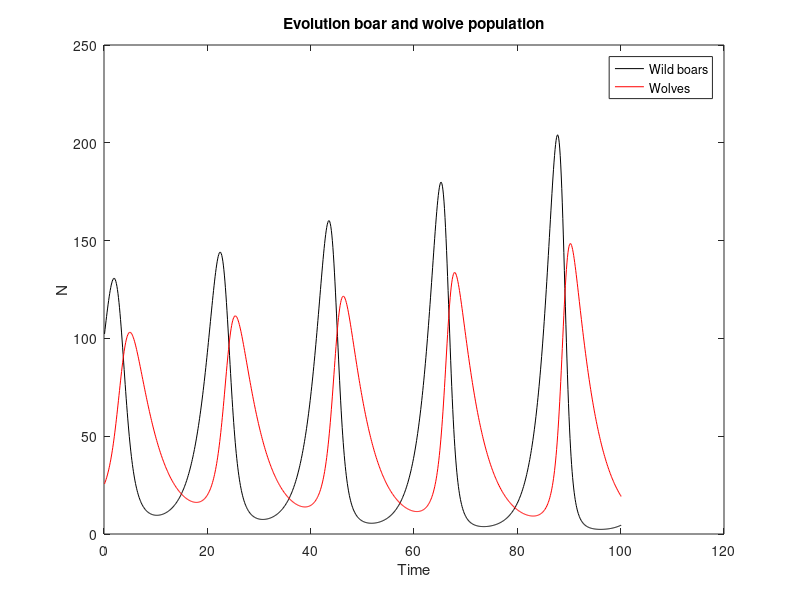
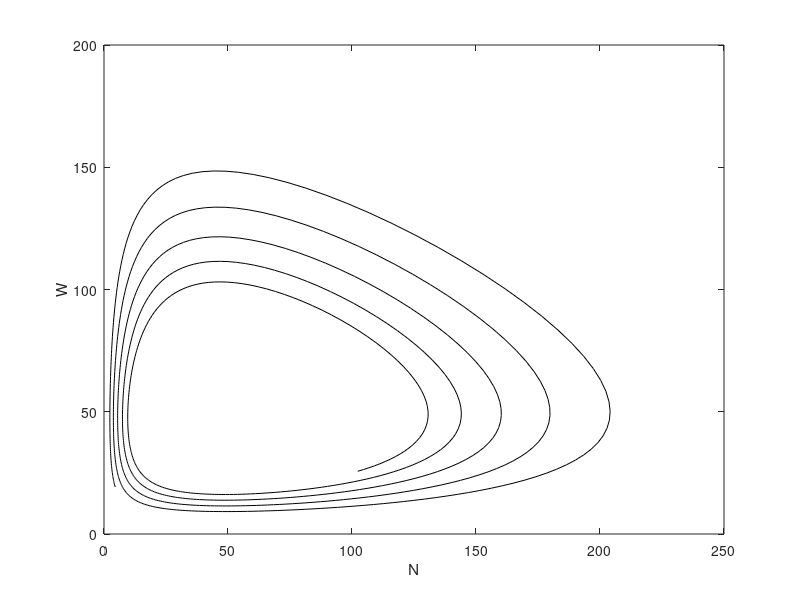
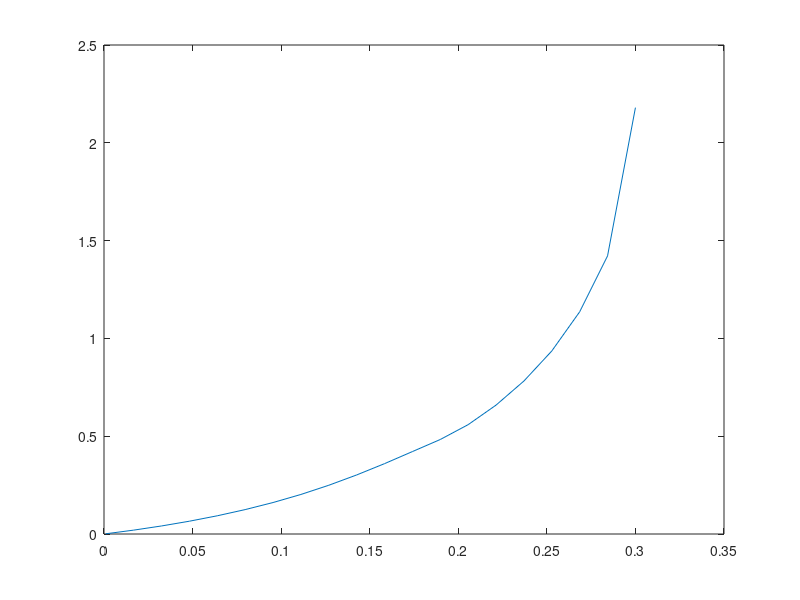

Here is the MATLAB script that generated these plots, in order: (Note: this script raises an error after producing the figures.)
% Solve the boar population with wolves!
clearvars
clc
close all

r=0.48;
c=0.01;
d=0.24;
e=0.005; % how much wild boars a wolve should eat to reproduce

N_ini=100;
W_ini=25;

N_store=[];
W_store=[];
T_store=[];

N = N_ini;
W = W_ini;
time = 0;
iter = 0;
dt=0.1; %years small dt to keep it in balance

%% Numerical

while time<100
    iter = iter+1;
    time=time+dt;
    dN=r.*N-c.*W.*N;
    dW=-d.*W+e.*N.*W;
    N=N+dN*dt;
    W=W+dW*dt;
    N_store(iter)=N;
    W_store(iter)=W;
    T_store(iter)=time;
end

figure;
plot(T_store,N_store, 'k')
hold on
plot(T_store,W_store,'r')

xlabel('Time');
ylabel('N');
legend('Wild boars','Wolves')
title('Evolution boar and wolve population')

figure;
plot(N_store,W_store, 'k')
xlabel('N')
ylabel('W')

%% Analytic error: check correctness of numerical solutions
Fcheck=@(N,W,r,c,d,e) d*log(N)-e*N+r*log(W)-c*W;

% calculate constant using initial values
Cst=Fcheck(N_ini,W_ini,r,c,d,e);

% Correct numerical solutions? Depends on dt!
Diff_Num_An=Cst-Fcheck(N_store,W_store,r,c,d,e);

time = 0;
iter = 0;
steps=linspace(0.001,0.3,20);
RMSE=zeros(1,length(steps));

close all

for i=1:numel(steps)
    dt=steps(i);
    N_store=[];
    W_store=[];
    T_store=[];
    N = N_ini;
    W = W_ini;
    time = 0;
    iter = 0;
    
    while time<100
        iter = iter+1;
        time=time+dt;
        dN=r.*N-c.*W.*N;
        dW=-d.*W+e.*N.*W;
        N=N+dN*dt;
        W=W+dW*dt;
        N_store(iter)=N;
        W_store(iter)=W;
        T_store(iter)=time;
    end

    Diff_Num_An=Cst-Fcheck(N_store,W_store,r,c,d,e);
    RMSE(i)=(sum((Diff_Num_An).^2)/length(T_store)).^0.5;
    
end

figure;
plot(steps,RMSE);

%% ode45
tspan=[0 100];
y0=[N_ini; W_ini];
%odefun = @(t,y) [ry(1)-cy(2)*y(1);-dy(2)+ey(1)*y(2)];
[t,y]=ode45(@(t,y) odefun(t,y,r,c,d,e),tspan,y0);

figure;
plot(t,y(:,1));
hold on
plot(t,y(:,2));
xlabel('Time');
ylabel('N');
legend('Wild boars','Wolves')
title('Evolution boar and wolf population')

figure;
plot(y(:,1),y(:,2), 'k')
xlabel('N')
ylabel('W')
title('Boars versus Wolves')

%% Human hunting
h = 0.50;
odefun2 = @(t,y) [r*y(1)-c*y(2)*y(1)-h;-d*y(2)+e*y(1)*y(2)];
[t2,y2]=ode45(odefun2,tspan,y0);

figure;
plot(t2,y2(:,1));
hold on
plot(t2,y2(:,2));
xlabel('Time');
ylabel('N');
legend('Wild boars','Wolves')
title('Evolution boar and wolf population')

figure;
plot(y2(:,1),y2(:,2), 'k')
xlabel('N')
ylabel('W')
title('Boars versus Wolves')

%% Smart hunting
alpha=0.1;

odefun2 = @(t,y) [r*y(1)-c*y(2)*y(1)-alpha*y(1);-d*y(2)+e*y(1)*y(2)];
[t2,y2]=ode45(odefun2,tspan,y0);

figure;
plot(t2,y2(:,1));
hold on
plot(t2,y2(:,2));
xlabel('Time');
ylabel('N');
legend('Wild boars','Wolves')
title('Evolution boar and wolf population')

figure;
plot(y2(:,1),y2(:,2), 'k')
xlabel('N')
ylabel('W')
title('Boars versus Wolves')

%% Roe deer
r=0.48;
c=0.01;
d=0.24;
e=0.005;
r2=0.48;
c2=0.01;
e2=0.005;

alpha=0.1; % hunting

N_ini=100;
W_ini=25;
R_ini=80;

N_store=[];
W_store=[];
R_store=[];
T_store=[];

N = N_ini;
W = W_ini;
R=R_ini;
time = 0;
iter = 0;
dt=0.01;

tspan=[0 100];
y0=[N_ini; W_ini;R_ini];

odefun3 = @(t,y) [r*y(1)-c*y(2)*y(1)-alpha*y(1);-d*y(2)+e*y(1)*y(2)+e2*y(2)*y(3);r2*y(3)-c2*y(2)*y(3)];
[t3,y3]=ode45(odefun3,tspan,y0);

figure;
plot3(y3(:,1),y3(:,2),y3(:,3));
scatter3(y3(:,1),y3(:,2),y3(:,3),30,t3,'filled');
xlabel('N');
ylabel('W');
zlabel('R');
grid on
colormap(parula);
c = colorbar;
c.Label.String = 'Time (years)';

figure;
plot(t3,y3(:,1));
hold on
plot(t3,y3(:,2));
plot(t3,y3(:,3));
xlabel('Time');
ylabel('N');
legend('Wild boars','Wolves','Deers')
title('Evolution boar and wolf population')